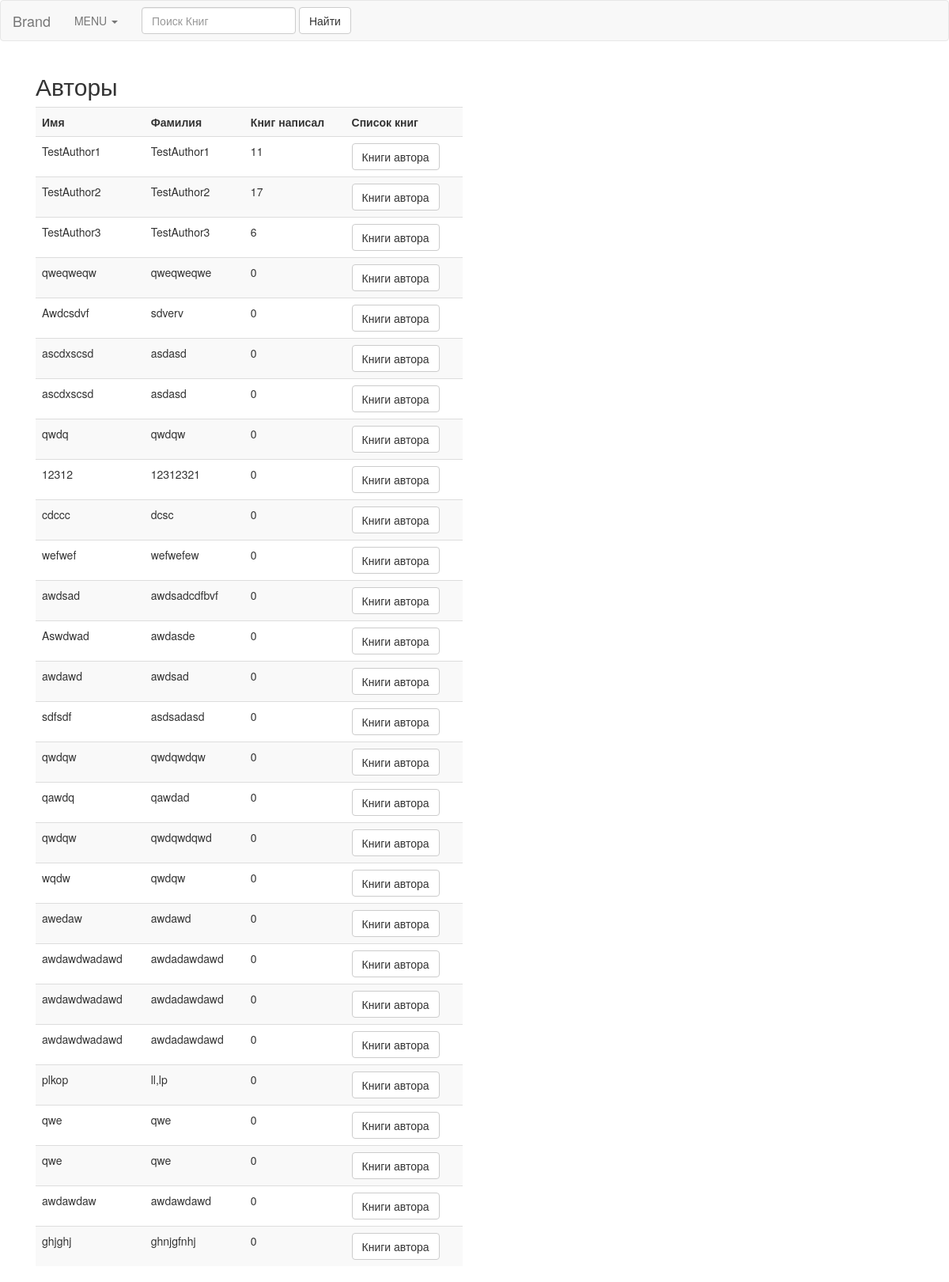
Page /author/ on the committed database.
### library/models.py (models this page shows, shortened)
class Author(models.Model):
    first_name = models.CharField(max_length=200)
    last_name = models.CharField(max_length=200)

### library/views.py (the view)
# urls.py: url(r'^author/$', AuthorList.as_view(), name='authors'),
class AuthorList(Tabs, ListView):
    model = Author
    template_name = 'library/author_list.html'
    active_tab = 'authors'

### library/models.py (called while the page is built)
    def __unicode__(self):
        return ''.join([self.name_tabs])

### library/views.py (called while the page is built)
    def get_context_data(self, **kwargs):
        context = super(Tabs, self).get_context_data()
        context['active'] = self.active_tab
        context['tabs'] = TabsMenu.objects.all()
        return context

### library/templates/library/author_list.html (shortened to what this page needs)
{% extends 'library/base.html' %}
{% block content %}
    <div class="container">
        <div class="col-md-6">
            <h2>Авторы</h2>
            <table class="table table-striped">
                <tr>
                    <th>Имя</th>
                    <th>Фамилия</th>
                    <th>Книг написал</th>
                    <th>Список книг</th>
                </tr>
                {% for author in object_list %}
                    <tr>
                        <td>{{ author.first_name }}</td>
                        <td>{{ author.last_name }}</td>
                        <td>{{ author.book_set.count }}</td>
                        <td><button class="btn btn-default books_author" data-authorid="{{ author.id }}"
                                                name="select_author">Книги автора</button>
                        </td>
                    </tr>
                {% endfor %}
            </table>
        </div>
        <div class="col-md-6">
        </div>
    </div>
{% endblock %}

### rows in the picture
Author: first_name "TestAuthor1", last_name "TestAuthor1", book_set.count "11"
Author: first_name "TestAuthor2", last_name "TestAuthor2", book_set.count "17"
Author: first_name "TestAuthor3", last_name "TestAuthor3", book_set.count "6"
Author: first_name "qweqweqw", last_name "qweqweqwe", book_set.count "0"
Author: first_name "Awdcsdvf", last_name "sdverv", book_set.count "0"
Author: first_name "ascdxscsd", last_name "asdasd", book_set.count "0"
Author: first_name "ascdxscsd", last_name "asdasd", book_set.count "0"
Author: first_name "qwdq", last_name "qwdqw", book_set.count "0"
Author: first_name "12312", last_name "12312321", book_set.count "0"
Author: first_name "cdccc", last_name "dcsc", book_set.count "0"
Author: first_name "wefwef", last_name "wefwefew", book_set.count "0"
Author: first_name "awdsad", last_name "awdsadcdfbvf", book_set.count "0"
Author: first_name "Aswdwad", last_name "awdasde", book_set.count "0"
Author: first_name "awdawd", last_name "awdsad", book_set.count "0"
Author: first_name "sdfsdf", last_name "asdsadasd", book_set.count "0"
Author: first_name "qwdqw", last_name "qwdqwdqw", book_set.count "0"
Author: first_name "qawdq", last_name "qawdad", book_set.count "0"
Author: first_name "qwdqw", last_name "qwdqwdqwd", book_set.count "0"
Author: first_name "wqdw", last_name "qwdqw", book_set.count "0"
Author: first_name "awedaw", last_name "awdawd", book_set.count "0"
Author: first_name "awdawdwadawd", last_name "awdadawdawd", book_set.count "0"
Author: first_name "awdawdwadawd", last_name "awdadawdawd", book_set.count "0"
Author: first_name "awdawdwadawd", last_name "awdadawdawd", book_set.count "0"
Author: first_name "plkop", last_name "ll,lp", book_set.count "0"
Author: first_name "qwe", last_name "qwe", book_set.count "0"
Author: first_name "qwe", last_name "qwe", book_set.count "0"
Author: first_name "awdawdaw", last_name "awdawdawd", book_set.count "0"
Author: first_name "ghjghj", last_name "ghnjgfnhj", book_set.count "0"
